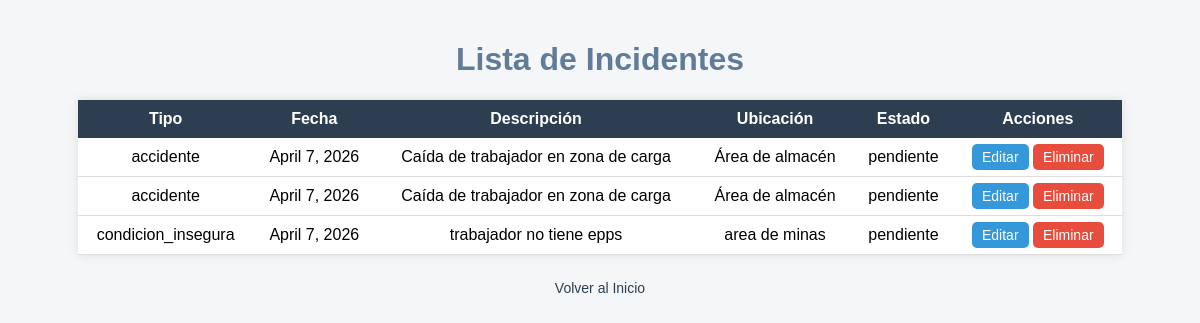
/incidentes/, run on an earlier commit of the app's database.
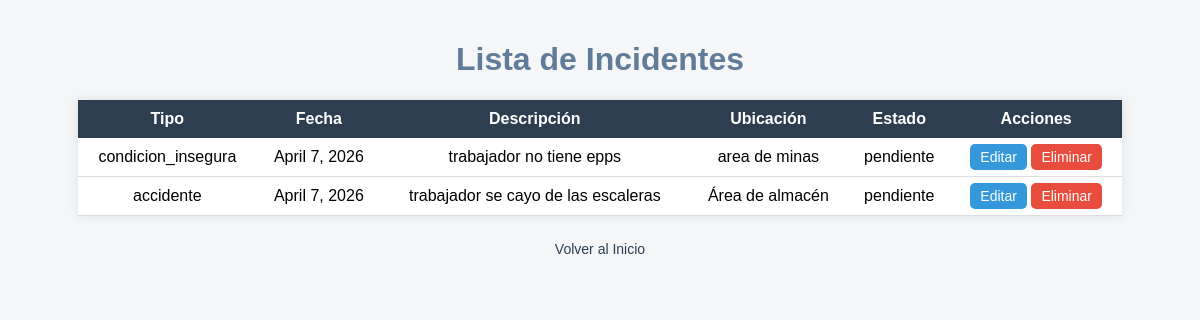
And on a later commit of the database.
### incidentes/models.py (models this page shows)
class Incidente(models.Model):
    TIPOS_INCIDENTE = [
        ('accidente', 'Accidente'),
        ('casi_accidente', 'Casi accidente'),
        ('condicion_insegura', 'Condición insegura'),
    ]
    ESTADOS = [
        ('pendiente', 'Pendiente'),
        ('en_proceso', 'En proceso'),
        ('resuelto', 'Resuelto'),
    ]
    tipo = models.CharField(max_length=20, choices=TIPOS_INCIDENTE)
    fecha = models.DateField()
    descripcion = models.TextField()
    ubicacion = models.CharField(max_length=150)
    estado = models.CharField(max_length=20, choices=ESTADOS, default='pendiente')
    creado_en = models.DateTimeField(auto_now_add=True)

### incidentes/views.py (the view)
# urls.py: path('incidentes/', views.lista_incidentes, name='lista_incidentes'),
def lista_incidentes(request):
    incidentes = Incidente.objects.all().order_by('-fecha')
    return render(request, 'lista_incidentes.html', {'incidentes': incidentes})

### incidentes/templates/lista_incidentes.html (shortened to what this page needs)
<!doctype html>
<html lang="es">
  <head>
  </head>
  <body>
    <h1>Lista de Incidentes</h1>
    {% if incidentes %}
    <table>
      <thead>
        <tr>
          <th>Tipo</th>
          <th>Fecha</th>
          <th>Descripción</th>
          <th>Ubicación</th>
          <th>Estado</th>
          <th>Acciones</th>
        </tr>
      </thead>
      <tbody>
        {% for incidente in incidentes %}
        <tr>
          <td>{{ incidente.tipo }}</td>
          <td>{{ incidente.fecha }}</td>
          <td>{{ incidente.descripcion }}</td>
          <td>{{ incidente.ubicacion }}</td>
          <td>{{ incidente.estado }}</td>
          <td>
            <a href="/editar/{{ incidente.id }}/">Editar</a>
            <a href="/eliminar/{{ incidente.id }}/">Eliminar</a>
          </td>
        </tr>
        {% endfor %}
      </tbody>
    </table>
    {% else %}
    <p style="text-align: center">No hay incidentes registrados.</p>
    {% endif %}
    <a href="/" class="volver">Volver al Inicio</a>
  </body>
</html>

### incidentes/templates/lista_incidentes.html (style rules this page uses)
body { font-family: Arial, sans-serif; background-color: #f4f6f8; margin: 0; padding: 20px; }
h1 { text-align: center; color: #607c98; }
table { width: 90%; margin: 20px auto; border-collapse: collapse; background: white; box-shadow: 0 0 10px rgba(0, 0, 0, 0.1); }
th { background-color: #2c3e50; color: white; padding: 10px; }
td { padding: 10px; text-align: center; border-bottom: 1px solid #ddd; }
a { text-decoration: none; padding: 5px 10px; border-radius: 5px; font-size: 14px; }
a[href*="editar"] { background-color: #3498db; color: white; }
a[href*="eliminar"] { background-color: #e74c3c; color: white; }
.volver { display: block; text-align: center; margin-top: 20px; color: #2c3e50; }

What changed in the data, as far as the page shows it:
removed Incidente: tipo "accidente", fecha "April 7, 2026", descripcion "Caída de trabajador en zona de carga", ubicacion "Área de almacén", estado "pendiente"
removed Incidente: tipo "accidente", fecha "April 7, 2026", descripcion "Caída de trabajador en zona de carga", ubicacion "Área de almacén", estado "pendiente"
added Incidente: tipo "accidente", fecha "April 7, 2026", descripcion "trabajador se cayo de las escaleras", ubicacion "Área de almacén", estado "pendiente"
